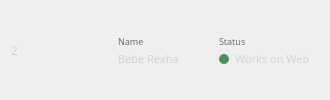
                     <widget class="QFrame" name="frame_59">
                      <property name="minimumSize">
                       <size>
                        <width>0</width>
                        <height>60</height>
                       </size>
                      </property>
                      <property name="frameShape">
                       <enum>QFrame::NoFrame</enum>
                      </property>
                      <property name="frameShadow">
                       <enum>QFrame::Raised</enum>
                      </property>
                      <layout class="QHBoxLayout" name="horizontalLayout_40">
                       <property name="spacing">
                        <number>20</number>
                       </property>
                       <property name="topMargin">
                        <number>0</number>
                       </property>
                       <property name="bottomMargin">
                        <number>0</number>
                       </property>
                       <item>
                        <widget class="QLabel" name="label_66">
                         <property name="maximumSize">
                          <size>
                           <width>30</width>
                           <height>20</height>
                          </size>
                         </property>
                         <property name="font">
                          <font>
                           <family>Poppins</family>
                          </font>
                         </property>
                         <property name="styleSheet">
                          <string notr="true">color: #d1d3d2;</string>
                         </property>
                         <property name="text">
                          <string>2</string>
                         </property>
                         <property name="alignment">
                          <set>Qt::AlignCenter</set>
                         </property>
                        </widget>
                       </item>
                       <item>
                        <widget class="QFrame" name="frame_93">
                         <property name="maximumSize">
                          <size>
                           <width>2</width>
                           <height>30</height>
                          </size>
                         </property>
                         <property name="styleSheet">
                          <string notr="true">background-color: #1f1f2b;
border-radius: 0px;</string>
                         </property>
                         <property name="frameShape">
                          <enum>QFrame::NoFrame</enum>
                         </property>
                         <property name="frameShadow">
                          <enum>QFrame::Raised</enum>
                         </property>
                        </widget>
                       </item>
                       <item>
                        <widget class="AvatarLabel" name="label_67">
                         <property name="minimumSize">
                          <size>
                           <width>40</width>
                           <height>40</height>
                          </size>
                         </property>
                         <property name="maximumSize">
                          <size>
                           <width>40</width>
                           <height>40</height>
                          </size>
                         </property>
                         <property name="text">
                          <string/>
                         </property>
                        </widget>
                       </item>
                       <item>
                        <widget class="QFrame" name="frame_94">
                         <property name="maximumSize">
                          <size>
                           <width>16777215</width>
                           <height>35</height>
                          </size>
                         </property>
                         <property name="frameShape">
                          <enum>QFrame::NoFrame</enum>
                         </property>
                         <property name="frameShadow">
                          <enum>QFrame::Raised</enum>
                         </property>
                         <layout class="QVBoxLayout" name="verticalLayout_25">
                          <property name="spacing">
                           <number>0</number>
                          </property>
                          <property name="leftMargin">
                           <number>0</number>
                          </property>
                          <property name="topMargin">
                           <number>0</number>
                          </property>
                          <property name="rightMargin">
                           <number>0</number>
                          </property>
                          <property name="bottomMargin">
                           <number>0</number>
                          </property>
                          <item>
                           <widget class="QLabel" name="label_68">
                            <property name="font">
                             <font>
                              <family>Poppins</family>
                              <pointsize>7</pointsize>
                             </font>
                            </property>
                            <property name="styleSheet">
                             <string notr="true">color: #6e6f74;</string>
                            </property>
                            <property name="text">
                             <string>Name</string>
                            </property>
                           </widget>
                          </item>
                          <item>
                           <widget class="QLabel" name="label_69">
                            <property name="font">
                             <font>
                              <family>Poppins</family>
                              <pointsize>8</pointsize>
                             </font>
                            </property>
                            <property name="styleSheet">
                             <string notr="true">border: none;
color: #d1d3d2;</string>
                            </property>
                            <property name="text">
                             <string>Bebe Rexha</string>
                            </property>
                           </widget>
                          </item>
                         </layout>
                        </widget>
                       </item>
                       <item>
                        <widget class="QFrame" name="frame_95">
                         <property name="maximumSize">
                          <size>
                           <width>2</width>
                           <height>30</height>
                          </size>
                         </property>
                         <property name="styleSheet">
                          <string notr="true">background-color: #1f1f2b;
border-radius: 0px;</string>
                         </property>
                         <property name="frameShape">
                          <enum>QFrame::NoFrame</enum>
                         </property>
                         <property name="frameShadow">
                          <enum>QFrame::Raised</enum>
                         </property>
                        </widget>
                       </item>
                       <item>
                        <widget class="QFrame" name="frame_96">
                         <property name="minimumSize">
                          <size>
                           <width>100</width>
                           <height>0</height>
                          </size>
                         </property>
                         <property name="maximumSize">
                          <size>
                           <width>16777215</width>
                           <height>30</height>
                          </size>
                         </property>
                         <property name="frameShape">
                          <enum>QFrame::NoFrame</enum>
                         </property>
                         <property name="frameShadow">
                          <enum>QFrame::Raised</enum>
                         </property>
                         <layout class="QVBoxLayout" name="verticalLayout_26">
                          <property name="leftMargin">
                           <number>0</number>
                          </property>
                          <property name="topMargin">
                           <number>0</number>
                          </property>
                          <property name="rightMargin">
                           <number>0</number>
                          </property>
                          <property name="bottomMargin">
                           <number>0</number>
                          </property>
                          <item>
                           <widget class="QLabel" name="label_70">
                            <property name="font">
                             <font>
                              <family>Poppins</family>
                              <pointsize>7</pointsize>
                             </font>
                            </property>
                            <property name="styleSheet">
                             <string notr="true">color: #6e6f74;</string>
                            </property>
                            <property name="text">
                             <string>Status</string>
                            </property>
                           </widget>
                          </item>
                          <item>
                           <widget class="QFrame" name="frame_98">
                            <property name="frameShape">
                             <enum>QFrame::NoFrame</enum>
                            </property>
                            <property name="frameShadow">
                             <enum>QFrame::Raised</enum>
                            </property>
                            <layout class="QHBoxLayout" name="horizontalLayout_42">
                             <property name="spacing">
                              <number>6</number>
                             </property>
                             <property name="leftMargin">
                              <number>0</number>
                             </property>
                             <property name="topMargin">
                              <number>0</number>
                             </property>
                             <property name="rightMargin">
                              <number>0</number>
                             </property>
                             <property name="bottomMargin">
                              <number>0</number>
                             </property>
                             <item>
                              <widget class="QLabel" name="label_73">
                               <property name="minimumSize">
                                <size>
                                 <width>10</width>
                                 <height>10</height>
                                </size>
                               </property>
                               <property name="maximumSize">
                                <size>
                                 <width>10</width>
                                 <height>10</height>
                                </size>
                               </property>
                               <property name="styleSheet">
                                <string notr="true">border: none;
border-radius: 5px;
background-color: #528e5b;</string>
                               </property>
                               <property name="text">
                                <string/>
                               </property>
                              </widget>
                             </item>
                             <item>
                              <widget class="QLabel" name="label_74">
                               <property name="font">
                                <font>
                                 <family>Poppins</family>
                                 <pointsize>8</pointsize>
                                </font>
                               </property>
                               <property name="styleSheet">
                                <string notr="true">border: none;
color: #d1d3d2;</string>
                               </property>
                               <property name="text">
                                <string>Works on Web</string>
                               </property>
                              </widget>
                             </item>
                            </layout>
                           </widget>
                          </item>
                         </layout>
                        </widget>
                       </item>
                      </layout>
                     </widget>
